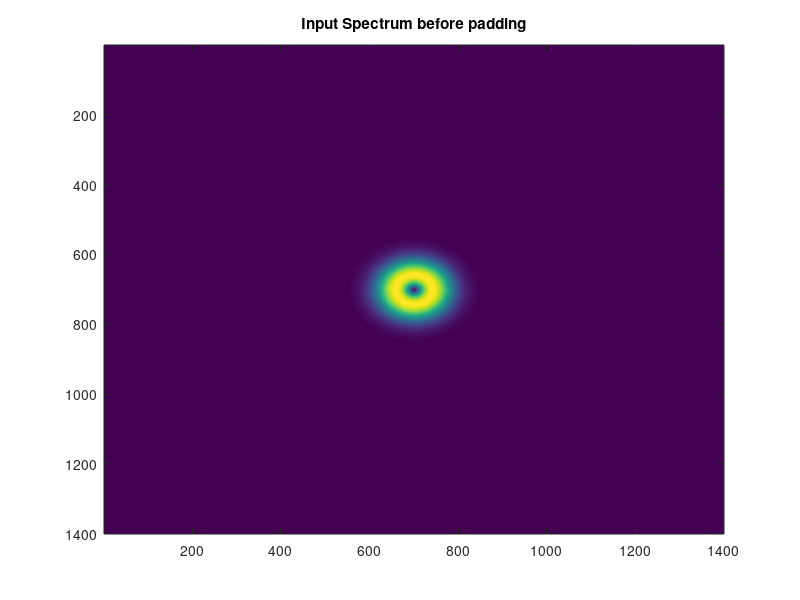

This chart was generated by the following MATLAB code: (Note: this script raises an error after producing the figure.)
%% Test script for testing OAM decomposition
clc
clear
%close all

alph  = 0:0.2:pi/2;
del   = 0:0.25:4;

N     = 1400; % N (must be even)is chosen  density for points in one direction (make even)
L     = 5e-3;
d     = L/(N);
g     = (-N/2:N/2-1)*d;
[x,y] = meshgrid(g);
w      = 0.03e-3;
MM    = 0.5;
w1    = w;
w2    = 0.3e-3;
TT    = mod(MM*(atan2(y,x) + pi),2*pi);
T     = exp(1i*TT);

l_maxima_alpha = zeros(size(alph));
l_maxima_del   = zeros(size(del));

TT    = mod(MM*(atan2(y,x) + pi),2*pi);
T     = exp(1i*TT);

lamb  = 627e-9;
Z     = 10;% proapgation distance SI
for ii = 1:length(alph)

alph1  = 0.9;
del1   = del(1);

%OV + gaussian beam 
% Vbeam  = (sin(alph1)*exp(-(x.^2 + y.^2)/w2^2) + cos(alph1)*exp(-(x.^2 +...
%   y.^2)/w2^2).*T.*exp(1i*del1));

p     = 0;
r     = sqrt(x.^2 + y.^2);


% LG beam for checking decomposition
Vbeam = sqrt(2*factorial(p)./(pi*w2*gamma( abs(MM + p) + 1 ))).*(r.*sqrt(2)./w2).^(abs(MM))...
     .*exp(-((r.^2)./w2^2)).*T;
% 
% MM2   = 1; 
% TT    = mod(MM2*(atan2(y,x) + pi),2*pi);
% T     = exp(1i*TT); 
%  
% Vbeam2 = sqrt(2*factorial(p)./(pi*w2*gamma( abs(MM2 + p) + 1 ))).*(r.*sqrt(2)./w2).^(abs(MM(ii)))...
%      .*exp(-((r.^2)./w2^2)).*T; 
% 
% Vbeam = Vbeam1 + Vbeam1;
 
%Vbeam =  (Vbeam)/max(abs((Vbeam(:))));

% %%%%%%%comment this when unsing LG beam %%%%%%%%%%%%%
% [Vbeam,~,~] = fraunhofer_prop(Vbeam,lamb,d,Z);
% MX = max(max((abs(Vbeam)).^2));
%%%%%%%%%%%%%%%%%%%%%%%%%%%%%%%%%%%%%%%%%%%%%%%%%%%%%%%

figure
imagesc(((abs(Vbeam)).^2),'CDataMapping','scaled')
title('Input Spectrum before padding')

% can use either input
[MM,l_maxima_alpha(ii)] = OAM_decomp_LG_basis(alph1,Vbeam,w2,x,y,d,Z,lamb,g);


end
    

% for ii = 1:length(del)
% 
% alph1  = alph(4);
% del1   = del(ii);
% 
% Vbeam  = (sin(alph1)*exp(-(x.^2 + y.^2)/w^2) + cos(alph1)*exp(-(x.^2 +...
%   y.^2)/w1^2).*T.*exp(1i*del1));
% 
% [Uout,~,~] = fraunhofer_prop(Vbeam,lamb,d,Z);
% MX = max(max((abs(Uout)).^2));
% 
% [MM,l_maxima_del(ii)] = OAM_decomp_LG_basis(Uout,w2,x,y,d,Z,lamb,g);
% 
% end

% figure
% plot(alph,l_maxima_alpha,'r-*')
% figure
% plot(del,l_maxima_del,'b-*')
% 
% % 
% figure
% imagesc(((abs(Uout)).^2)/MX,'CDataMapping','scaled')
% title('Input Spectrum before padding')



